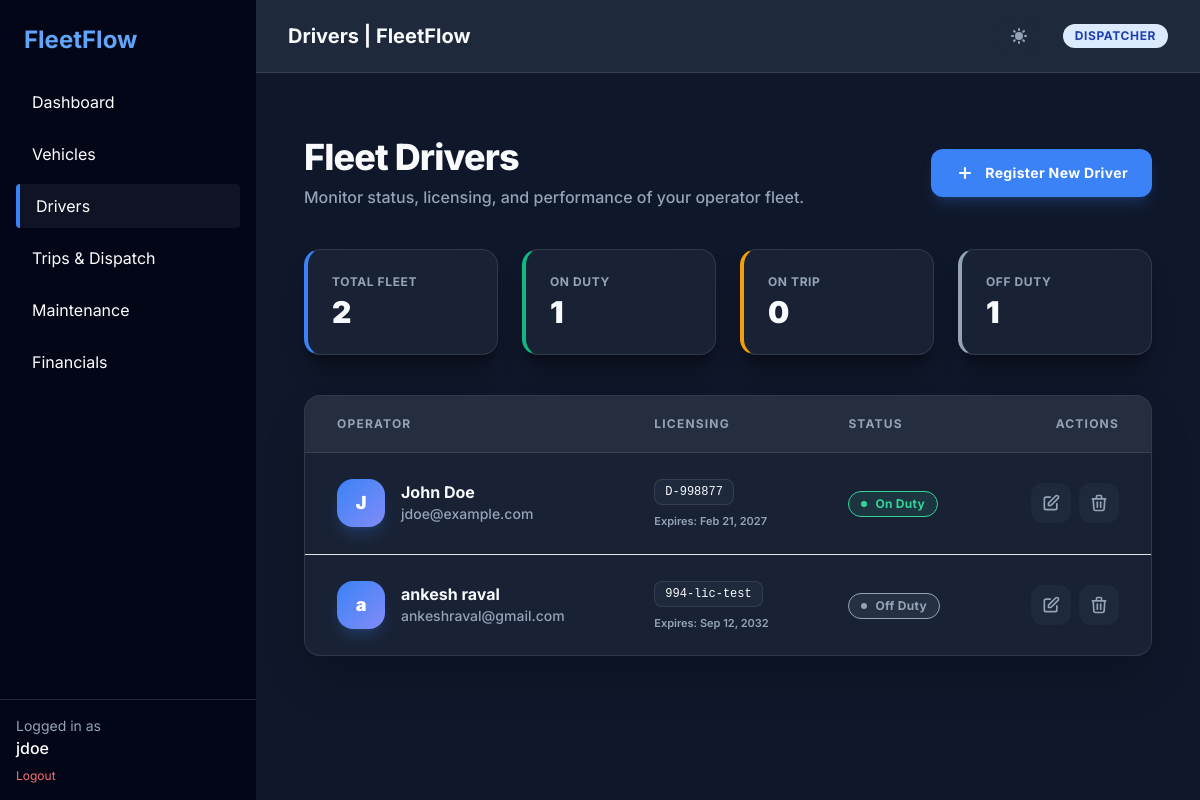
The app's page /drivers/ (signed in) with its own data.
### app/models.py (models this page shows)
class User(db.Model):
    __tablename__ = 'users'
    id = db.Column(db.Integer, primary_key=True)
    username = db.Column(db.String(50), unique=True, nullable=False)
    email = db.Column(db.String(100), unique=True, nullable=False)
    password_hash = db.Column(db.String(255), nullable=False)
    role_id = db.Column(db.Integer, db.ForeignKey('roles.id'), nullable=False)
    is_active = db.Column(db.Boolean, default=True)
    created_at = db.Column(db.DateTime, default=datetime.utcnow)
    updated_at = db.Column(db.DateTime, default=datetime.utcnow, onupdate=datetime.utcnow)
    role = db.relationship('Role', backref=db.backref('users', lazy=True))

class Driver(db.Model):
    __tablename__ = 'drivers'
    id = db.Column(db.Integer, primary_key=True)
    user_id = db.Column(db.Integer, db.ForeignKey('users.id'), unique=True)
    full_name = db.Column(db.String(100), nullable=False)
    license_number = db.Column(db.String(50), unique=True, nullable=False)
    license_expiry = db.Column(db.Date, nullable=False)
    status = db.Column(db.Enum(DriverStatus, native_enum=False), default=DriverStatus.OFF_DUTY)
    is_deleted = db.Column(db.Boolean, default=False)
    user = db.relationship('User', backref=db.backref('driver', uselist=False))

### app/blueprints/drivers.py (the view)
@drivers_bp.route('/')
@login_required
@roles_required('Fleet Manager', 'Dispatcher', 'Admin')
def index():
    drivers = DriverService.get_all_drivers()
    stats = DriverService.get_driver_stats()
    return render_template('drivers/index.html', drivers=drivers, stats=stats)

### app/templates/drivers/index.html (shortened to what this page needs)
{% extends 'base.html' %}
{% block title %}Drivers | FleetFlow{% endblock %}
{% block content %}
<div class="max-w-6xl mx-auto py-8 px-4">
    <div class="flex flex-col md:flex-row md:items-center justify-between mb-10 gap-6">
        <div>
            <h1 class="text-4xl font-extrabold tracking-tight text-main">Fleet Drivers</h1>
            <p class="mt-2 font-medium text-muted">Monitor status, licensing, and performance of your operator fleet.</p>
        </div>
        <div class="flex items-center space-x-3">
            <a href="{{ url_for('drivers.register') }}" class="btn-primary group inline-flex items-center px-6 py-3.5 rounded-xl text-white font-bold text-sm tracking-wide shadow-lg shadow-blue-500/20" style="background-color: var(--primary);">
                <svg class="w-5 h-5 mr-2.5 transition-transform group-hover:rotate-90" fill="none" stroke="currentColor" viewBox="0 0 24 24">
                    <path stroke-linecap="round" stroke-linejoin="round" stroke-width="2.5" d="M12 6v6m0 0v6m0-6h6m-6 0H6"></path>
                </svg>
                Register New Driver
            </a>
        </div>
    </div>
    <div class="grid grid-cols-2 lg:grid-cols-4 gap-4 md:gap-6 mb-10">
        <div class="glass-card rounded-2xl p-6 border-l-4" style="border-left-color: var(--primary);">
            <div class="text-xs font-bold uppercase tracking-wider mb-1 text-muted">Total Fleet</div>
            <div class="text-3xl font-black text-main">{{ stats.total }}</div>
        </div>
        <div class="glass-card rounded-2xl p-6 border-l-4" style="border-left-color: #10b981;">
            <div class="text-xs font-bold uppercase tracking-wider mb-1 text-muted">On Duty</div>
            <div class="text-3xl font-black text-main">{{ stats.on_duty }}</div>
        </div>
        <div class="glass-card rounded-2xl p-6 border-l-4" style="border-left-color: #f59e0b;">
            <div class="text-xs font-bold uppercase tracking-wider mb-1 text-muted">On Trip</div>
            <div class="text-3xl font-black text-main">{{ stats.on_trip }}</div>
        </div>
        <div class="glass-card rounded-2xl p-6 border-l-4" style="border-left-color: var(--text-muted);">
            <div class="text-xs font-bold uppercase tracking-wider mb-1 text-muted">Off Duty</div>
            <div class="text-3xl font-black text-main">{{ stats.off_duty }}</div>
        </div>
    </div>
    {% if drivers %}
    <div class="glass-card rounded-2xl overflow-hidden shadow-2xl">
        <div class="overflow-x-auto">
            <table class="w-full text-left border-collapse">
                <thead>
                    <tr class="bg-white/5 border-b" style="border-color: var(--card-border);">
                        <th class="px-8 py-5 text-xs font-bold uppercase tracking-widest" style="color: var(--text-muted);">Operator</th>
                        <th class="px-8 py-5 text-xs font-bold uppercase tracking-widest" style="color: var(--text-muted);">Licensing</th>
                        <th class="px-8 py-5 text-xs font-bold uppercase tracking-widest" style="color: var(--text-muted);">Status</th>
                        <th class="px-8 py-5 text-xs font-bold uppercase tracking-widest text-right" style="color: var(--text-muted);">Actions</th>
                    </tr>
                </thead>
                <tbody class="divide-y font-medium" style="border-color: var(--card-border);">
                    {% for driver in drivers %}
                    <tr class="hover:bg-white/[0.03] transition-all duration-200">
                        <td class="px-8 py-6">
                            <div class="flex items-center">
                                <div class="w-12 h-12 rounded-2xl text-white flex items-center justify-center mr-4 shadow-lg shadow-blue-500/20 font-black text-lg" style="background: linear-gradient(135deg, var(--primary), var(--accent));">
                                    {{ driver.full_name[:1] }}
                                </div>
                                <div>
                                    <div class="text-base font-bold leading-tight text-main">{{ driver.full_name }}</div>
                                    <div class="text-sm mt-0.5 text-muted">{{ driver.user.email }}</div>
                                </div>
                            </div>
                        </td>
                        <td class="px-8 py-6">
                            <div class="inline-block px-2.5 py-1 rounded-lg border text-xs font-mono" style="background-color: var(--bg-surface); border-color: var(--card-border); color: var(--text-main);">
                                {{ driver.license_number }}
                            </div>
                            <div class="text-[11px] mt-2 font-semibold" style="color: var(--text-muted);">Expires: {{ driver.license_expiry.strftime('%b %d, %Y') }}</div>
                        </td>
                        <td class="px-8 py-6">
                            <span class="inline-flex items-center px-3 py-1 rounded-full text-xs font-bold tracking-wide border"
                                style="{% if driver.status.name == 'ON_TRIP' %} background-color: var(--status-on-trip-bg); color: var(--status-on-trip-text); border-color: var(--status-on-trip-text);
                                       {% elif driver.status.name == 'ON_DUTY' %} background-color: var(--status-on-duty-bg); color: var(--status-on-duty-text); border-color: var(--status-on-duty-text);
                                       {% elif driver.status.name == 'OFF_DUTY' %} background-color: var(--status-off-duty-bg); color: var(--status-off-duty-text); border-color: var(--status-off-duty-text);
                                       {% else %} background-color: var(--status-suspended-bg); color: var(--status-suspended-text); border-color: var(--status-suspended-text); {% endif %}">
                                <span class="w-1.5 h-1.5 rounded-full mr-2" style="background-color: currentColor;"></span>
                                {{ driver.status.value }}
                            </span>
                        </td>
                        <td class="px-8 py-6 text-right">
                             <div class="flex items-center justify-end space-x-2">
                                 <a href="{{ url_for('drivers.edit', id=driver.id) }}" class="p-2.5 rounded-xl transition-all hover:scale-110" style="background-color: var(--bg-surface); color: var(--text-muted);" title="Edit Profile">
                                    <svg class="w-5 h-5" fill="none" stroke="currentColor" viewBox="0 0 24 24">
                                        <path stroke-linecap="round" stroke-linejoin="round" stroke-width="2" d="M11 5H6a2 2 0 00-2 2v11a2 2 0 002 2h11a2 2 0 002-2v-5m-1.414-9.414a2 2 0 112.828 2.828L11.828 15H9v-2.828l8.586-8.586z"></path>
                                    </svg>
                                 </a>
                                 <form action="{{ url_for('drivers.delete', id=driver.id) }}" method="POST" onsubmit="return confirm('Are you sure you want to deactivate this driver record? This will move them to archive.');" class="inline">
                                    <button type="submit" class="p-2.5 rounded-xl transition-all hover:scale-110 hover:text-red-500" style="background-color: var(--bg-surface); color: var(--text-muted);" title="Deactivate Driver">
                                        <svg class="w-5 h-5" fill="none" stroke="currentColor" viewBox="0 0 24 24">
                                            <path stroke-linecap="round" stroke-linejoin="round" stroke-width="2" d="M19 7l-.867 12.142A2 2 0 0116.138 21H7.862a2 2 0 01-1.995-1.858L5 7m5 4v6m4-6v6m1-10V4a1 1 0 00-1-1h-4a1 1 0 00-1 1v3M4 7h16"></path>
                                        </svg>
                                    </button>
                                 </form>
                             </div>
                        </td>
                    </tr>
                    {% endfor %}
                </tbody>
            </table>
        </div>
    </div>
    {% endif %}
</div>
{% endblock %}

### app/templates/base.html (shortened to what this page needs)
<!DOCTYPE html>
<html lang="en">
<head>
    <script src="https://cdn.tailwindcss.com"></script>
    <link rel="stylesheet" href="{{ url_for('static', filename='css/theme.css') }}">
</head>
<body>
    <div class="flex h-screen overflow-hidden">
        <aside class="w-64 sidebar text-white flex-shrink-0 hidden md:flex flex-col">
            <div class="p-6 text-2xl font-bold text-blue-400">FleetFlow</div>
            <nav class="flex-1 px-4 space-y-2">
                <a href="{{ url_for('dashboard.index') }}" class="block px-4 py-2.5 rounded transition hover:bg-gray-800 {{ 'sidebar-active' if request.blueprint == 'dashboard' }}">
                    Dashboard
                </a>
                <a href="{{ url_for('vehicles.index') }}" class="block px-4 py-2.5 rounded transition hover:bg-gray-800 {{ 'sidebar-active' if request.blueprint == 'vehicles' }}">
                    Vehicles
                </a>
                <a href="{{ url_for('drivers.index') }}" class="block px-4 py-2.5 rounded transition hover:bg-gray-800 {{ 'sidebar-active' if request.blueprint == 'drivers' }}">
                    Drivers
                </a>
                <a href="{{ url_for('trips.index') }}" class="block px-4 py-2.5 rounded transition hover:bg-gray-800 {{ 'sidebar-active' if request.blueprint == 'trips' }}">
                    Trips & Dispatch
                </a>
                <a href="{{ url_for('maintenance.index') }}" class="block px-4 py-2.5 rounded transition hover:bg-gray-800 {{ 'sidebar-active' if request.blueprint == 'maintenance' }}">
                    Maintenance
                </a>
                <a href="{{ url_for('financials.index') }}" class="block px-4 py-2.5 rounded transition hover:bg-gray-800 {{ 'sidebar-active' if request.blueprint == 'financials' }}">
                    Financials
                </a>
            </nav>
            <div class="p-4 border-t border-gray-800">
                <div class="text-sm text-gray-400">Logged in as</div>
                <div class="font-medium text-white">{{ session.get('username', 'User') }}</div>
                <a href="{{ url_for('auth.logout') }}" class="mt-2 block text-xs text-red-400 hover:underline">Logout</a>
            </div>
        </aside>
        <main class="flex-1 flex flex-col overflow-y-auto">
            <header class="shadow-sm px-8 py-4 flex justify-between items-center">
                <h1 class="text-xl font-bold text-main">{% block title %}{% endblock %}</h1>
                <div class="flex items-center space-x-6">
                    <button id="theme-toggle" class="p-2.5 rounded-xl bg-gray-100 dark:bg-slate-800 text-gray-500 dark:text-gray-400 hover:bg-gray-200 dark:hover:bg-slate-700 transition-all duration-200 focus:outline-none" title="Toggle Theme">
                    </button>
                    <span class="px-3 py-1 bg-blue-100 text-blue-800 text-xs font-bold rounded-full uppercase tracking-wider">
                        {{ session.get('role', 'Viewer') }}
                    </span>
                </div>
            </header>
            <div class="p-8">
                {% block content %}{% endblock %}
            </div>
        </main>
    </div>
</body>
</html>

### records on screen
User: get "jdoe"
Driver: full_name "J", full_name "John Doe", user.email "jdoe@example.com", license_number "D-998877", license_expiry "Feb 21, 2027", status.value "On Duty"
Driver: full_name "a", full_name "ankesh raval", user.email "ankeshraval@gmail.com", license_number "994-lic-test", license_expiry "Sep 12, 2032", status.value "Off Duty"

### other values on screen
{{ session.get('role', 'Viewer') }} "DISPATCHER"
{{ stats.total }} "2"
{{ stats.on_duty }} "1"
{{ stats.on_trip }} "0"
{{ stats.off_duty }} "1"
